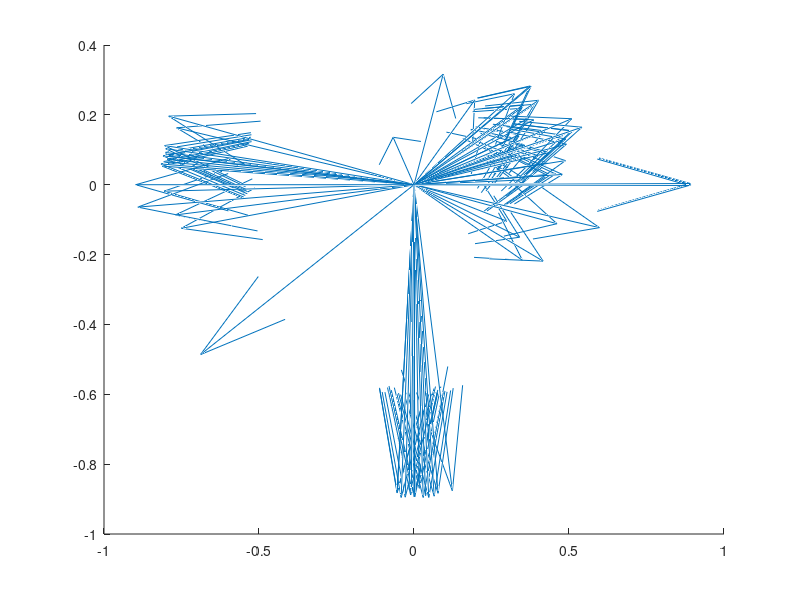

This chart was generated by the following MATLAB code: (Note: this script raises an error after producing the figure.)
clear, clc, close all

load('A_for_trip_2.mat');

frames = 5
max_matches = 500;
vector_time = zeros(max_matches,frames);

leng = length(A);

uu = A(:,1);
vv = A(:,2);
ww = A(:,3);
%         xx = F(:,1); yy = F(:,2); zz = F(:,3);
xx = zeros(leng,1);
yy = zeros(leng,1);
zz = zeros(leng,1);

hold on
quiver3(xx, yy, zz, uu, vv, ww);

%     theta_C = zeros(1,leng); theta_D = zeros(1,leng); theta_E =
%     zeros(1,leng);

%     for i = 1:leng
%         theta_C(i) = atan(A(i,1)/A(i,2)); theta_D(i) =
%         atan(A(i,2)/A(i,3)); theta_E(i) = atan(A(i,1)/A(i,3));
%     end

vector_count = zeros(leng,1);
trim_1 = 0.06;
trim_2 = trim_1;
trim_3 = trim_2;
m = 1;

for i = 1:leng % searching for matching vectors based on angle
    for j = 1:leng
        if A(j,1) > (A(i,1)-trim_1) && A(j,1) < (A(i,1)+trim_1)
            if A(j,2) > (A(i,2)-trim_2) && A(j,2) < (A(i,2)+trim_2)
                if A(j,3) > (A(i,3)-trim_3) && A(j,3) < (A(i,3)+trim_3)
                    if i ~= j
                        vector_count(i,m) = j;
                        m = m + 1;
                    end
                end
            end
        end
    end
    m = 1;
end

[i,width] = size(vector_count);

m = 1;
n = 0;
for i = 1:leng
    if vector_count(i,1) ~= 0
        for j = 1:width
            vector_count_2(m,j) = vector_count(i,j);
            if vector_count(i,j) ~= 0
                n = n + 1;
            end
        end
        vector_match(m,1) = i;
        matches(i,1) = n;
        n = 0;
        m = m + 1;
    end
end

[leng_2,width] = size(vector_count_2);

m = 1;
vector = zeros(1,5);

matches_cut = matches;
biggest_match = max(matches);
cut_off = 0.6*biggest_match;
for i = 1:length(matches);
    if matches(i,1) < cut_off
        matches_cut(i,1) = 0;
    end
end

m = 1;
for i = 1:length(matches_cut)
    if matches_cut(i,1) ~= 0
        main_vector(m,:) = A(i,:);
        m = m + 1;
    end
end

leng_mid = length(main_vector);
vector_count_3 = zeros(leng_mid,1);
trim_1 = 0.1;
trim_2 = trim_1;
trim_3 = trim_2;
m = 1;
vectors = zeros(3,3);


for i = 1:leng_mid % searching for matching vectors based on correclation
    for j = 1:3
        if i ~= j
            if corr(vectors(j,:)',main_vector(i,:)') > 0.8
                vectors_to_sum(m,:) = main_vector(j,:);
                m = m + 1;
            end
        end
    end
    vectors_to_sum
    m = 1;
end
vector_count_3

% [i,width_2] = size(vector_count_2);
%
% m = 1;
% n = 0;
% for i = 1:leng_mid
%     if vector_count_2(i,1) ~= 0
%         for j = 1:width_2
%             vector_count_2(m,j) = vector_count_2(i,j);
%             if vector_count_2(i,j) ~= 0
%                 n = n + 1;
%             end
%         end
%         vector_match_2(m,1) = i;
%         matches_2(i,1) = n;
%         n = 0;
%         m = m + 1;
%     end
% end
%
% matches_cut_2 = matches_2;
% biggest_match_2 = max(matches_2);
% cut_off_2 = 0.8*biggest_match;
% for i = 1:length(matches_2);
%     if matches_2(i,1) < cut_off_2
%         matches_cut_2(i,1) = 0;
%     end
% end

% m = 1;
% for i = 1:length(matches_cut_2)
%     if matches_cut_2(i,1) ~= 0
%         main_vector_mid(m,:) = main_vector(i,:);
%         m = m + 1;
%     end
% end




for i = 1:length(main_vector(:,1))
    for j = 1:3
        u(i,j) = main_vector(i,j)*1.2;
    end
end
% for i = 1:length(main_vector_mid(:,1))
%     for j = 1:3
%         y(i,j) = main_vector_mid(i,j)*1.4;
%     end
% end

mm = zeros(length(u(:,1)),1);
% nn = zeros(length(y(:,1)),1);

quiver3(mm, mm, mm, u(:,1), u(:,2), u(:,3),'black');
% quiver3(nn, nn, nn, y(:,1), y(:,2), y(:,3),'red');
grid on

%
% vector_count_2
% close all
%
% matches_sorted = sort(matches);
% deltax = 1;
% for i = 2:deltax:length(matches_sorted)-1
%     f(i) = [matches_sorted(i+deltax) - matches_sorted(i-deltax)] / (2*deltax);
% end
%
%
% plot(f)




